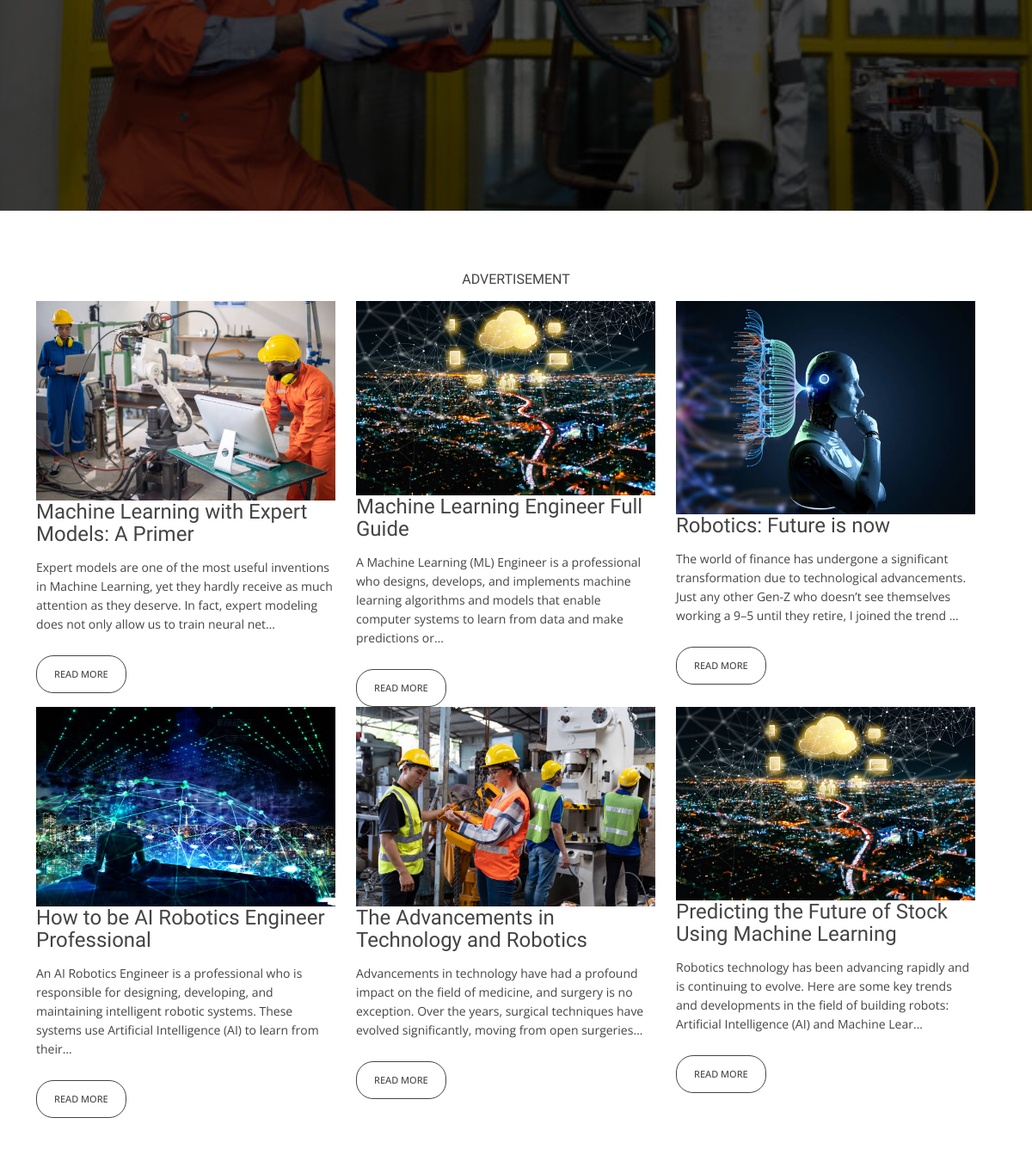
The app's page / (middle part), older data.
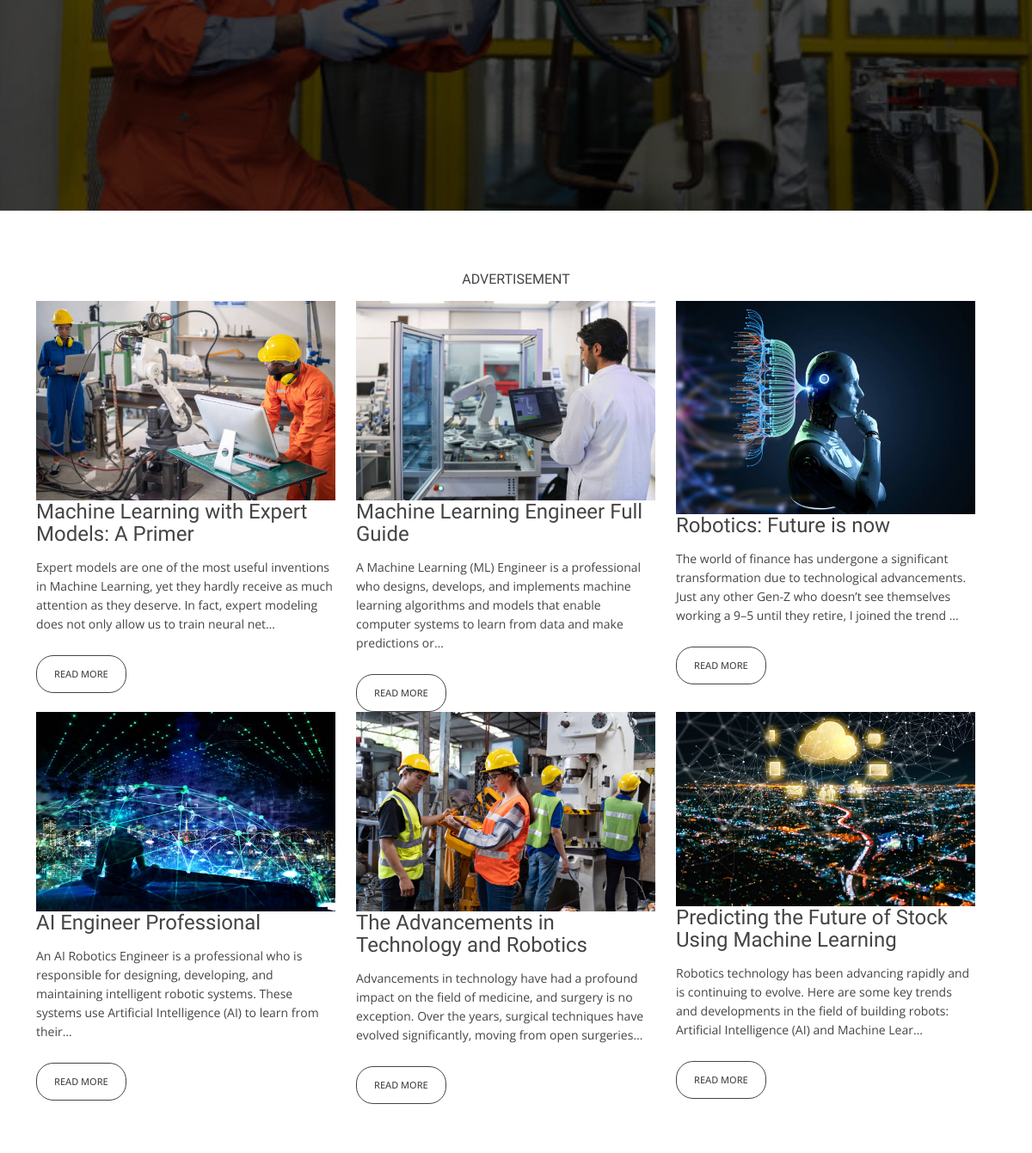
The same page, newer data.
### robotics/models.py (models this page shows, shortened)
class GreRoboticsModel (models.Model):
    title = models.CharField (max_length=500)
    content = models.TextField ()
    slug = models.SlugField (max_length=200)
    img = models.ImageField ( upload_to= 'image/')
    publish_date = models.DateTimeField (auto_now_add= True)
    author = models.ForeignKey(User, on_delete=models.CASCADE)
    category = models.CharField (max_length=255, default='coding')
    class Meta:
        ordering =['-publish_date']

### robotics/views.py (the view)
# urls.py: path('', HomeListView.as_view(), name='home'),
class HomeListView (ListView) :
    model = GreRoboticsModel
    template_name = 'robotics/index.html'
    ordering =['-publish_date']

### templates/robotics/index.html (shortened to what this page needs)
{% extends 'base.html' %}
{% load static %}
{% block content %}
 <section id="hero">
  <div class="hero-container">
    <div id="heroCarousel" class="carousel slide carousel-fade" data-bs-ride="carousel" data-bs-interval="5000">
      <div class="carousel-inner" role="listbox">
        <div class="carousel-item active" style="background-image: url({% static 'img/ff.jpg' %})">
          <div class="carousel-container">
          </div>
        </div>
      </div>
    </div>
  </div>
</section>
  <main id="main">
     <div id="blog" class="blog-area">
      <div class="blog-inner area-padding">
        <div class="container ">
          <div class="row">
            <div class="col-md-12 col-sm-12 col-xs-12">
              <div class="section-headline text-center">
                <div class="content">
                <h6>ADVERTISEMENT</h6>
              </div>
            </div>
          </div>
          <div class="row">
            {% for post in object_list %}
            <div class="col-md-4 col-sm-4 col-xs-12">
              <div class="single-blog">
                <div class="single-blog-img">
                  <a href="{% url 'detail' post.pk %}">
                    {% if post.img %}
                    <img src="{{ post.img.url }}" alt="">
                    {% endif %}
                  </a>
                </div>
                <div class="blog-text">
                  <h4>
                    <a href="{% url 'detail' post.pk %}">{{ post.title }}</a>
                  </h4>
                  <p>{{ post.content|truncatechars:200 }}</p>
                </div>
                <span>
                  <a href="{% url 'detail' post.pk %}" class="ready-btn">Read more </a>
                </span>
              </div>
            </div>
            {% endfor %}
          </div>
        </div>
      </div>
    </div>
   {% endblock %}

### templates/base.html (shortened to what this page needs)
{% load static %}
<html lang="en">
<head>
  <link href="{% static 'vendor/animate.css/animate.min.css' %}" rel="stylesheet">
  <link href="{% static 'vendor/bootstrap/css/bootstrap.min.css' %}" rel="stylesheet">
  <link href="{% static 'vendor/bootstrap-icons/bootstrap-icons.css' %}" rel="stylesheet">
  <link href="{% static 'vendor/boxicons/css/boxicons.min.css' %}" rel="stylesheet">
  <link href="{% static 'vendor/glightbox/css/glightbox.min.css' %}" rel="stylesheet">
  <link href="{% static 'vendor/swiper/swiper-bundle.min.css' %}" rel="stylesheet">
   <link href="{% static 'css/style.css'%}" rel="stylesheet">
</head>
<body>
  {% block content %}
 {% endblock %}
</body>
</html>

### static/css/style.css (style rules this page uses)
html, body { height: 100%; }
img { max-width: 100%; height: auto; }
p { margin: 0 0 15px; color: #444; }
h1, h2, h3, h4, h5, h6 { font-family: "Raleway", sans-serif; margin: 0 0 15px; color: #444; font-weight: 500; }
h4 { font-size: 24px; line-height: 26px; }
h6 { font-size: 16px; line-height: 20px; }
a { transition: all 0.3s ease 0s; text-decoration: none; }
body { background: #fff none repeat scroll 0 0; color: #444; font-family: "Open Sans", sans-serif; font-size: 14px; text-align: left; overflow-x: hidden; line-height: 22px; }
.area-padding { padding: 70px 0px 80px; }
#hero { width: 100%; height: 100vh; background: #000; overflow: hidden; position: relative; }
#hero .carousel, #hero .carousel-inner, #hero .carousel-item, #hero .carousel-item::before { position: absolute; top: 0; right: 0; left: 0; bottom: 0; }
#hero .carousel-item { background-size: cover; background-position: center; background-repeat: no-repeat; }
#hero .carousel-item::before { content: ""; background-color: rgba(0, 0, 0, 0.7); }
#hero .carousel-container { display: flex; justify-content: center; align-items: center; position: absolute; bottom: 0; top: 70px; left: 50px; right: 50px; }
#hero .carousel-fade { overflow: hidden; }
#hero .carousel-fade .carousel-inner .carousel-item { transition-property: opacity; }
#hero .carousel-fade .carousel-inner .carousel-item, #hero .carousel-fade .carousel-inner .active.carousel-item-start, #hero .carousel-fade .carousel-inner .active.carousel-item-end { opacity: 0; }
#hero .carousel-fade .carousel-inner .active, #hero .carousel-fade .carousel-inner .carousel-item-next.carousel-item-start, #hero .carousel-fade .carousel-inner .carousel-item-prev.carousel-item-end { opacity: 1; transition: 0.5s; }
.blog-area { height: auto; width: 100%; }
.blog-text h4 a { color: #444; text-decoration: none; }
.blog-text h4 { color: #444; margin-bottom: 15px; }
.single-blog .ready-btn { border: 1px solid #444; border-radius: 20px; color: #444; cursor: pointer; display: inline-block; font-size: 11px; font-weight: 500; margin-top: 10px; padding: 10px 20px; text-align: center; text-transform: uppercase; transition: all 0.4s ease 0s; }
.ready-btn { border: 1px solid #fff; border-radius: 30px; color: #fff; cursor: pointer; display: inline-block; font-size: 17px; font-weight: 600; margin-top: 30px; padding: 12px 40px; text-align: center; text-transform: uppercase; transition: all 0.4s ease 0s; z-index: 222; }

Row changes from the older to the newer data that the page shows:
changed GreRoboticsModel "Machine Learning Engineer Full Guide": img: a different picture
changed GreRoboticsModel: title "How to be AI Robotics Engineer Professional" → "AI Engineer Professional"
